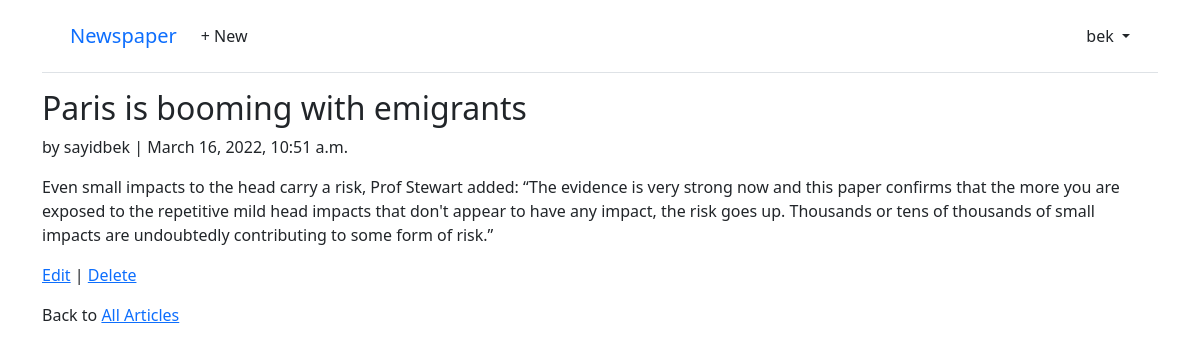
The app's page /articles/3/ (signed in) with its own data.
### accounts/models.py (models this page shows)
class CustomUser(AbstractUser):
    age = models.PositiveIntegerField(null=True, blank=True)

### articles/models.py (models this page shows, shortened)
class Article(models.Model):
    title = models.CharField(max_length=255)
    body = models.TextField()
    date = models.DateTimeField(auto_now_add=True)
    author = models.ForeignKey(
        get_user_model(),
        on_delete=models.CASCADE,
    )

### articles/views.py (the view)
# urls.py: path('<int:pk>/', views.ArticleDetailView.as_view(), name='article_detail'),
class ArticleDetailView(LoginRequiredMixin, DetailView):
    model = Article
    template_name = 'article_detail.html'

### templates/article_detail.html
{% extends 'base.html' %}
{% block content %}
    <div class="article-entry">
            <h2>{{ object.title }}</h2>
            <p>by {{ object.author }} | {{ object.date }}</p>
            <p>{{ object.body }}</p>
    </div>
    <p><a href="{% url 'article_edit' article.pk %}">Edit</a> | <a href="{% url 'article_delete' article.pk %}">Delete</a></p>
    <p>Back to <a href="{% url 'article_list' %}">All Articles</a></p>
{% endblock content %}

### templates/base.html (shortened to what this page needs)
<!DOCTYPE html>
<html>
<head>
  <link href="https://cdn.jsdelivr.net/npm/bootstrap@5.1.3/dist/css/bootstrap.min.css" rel="stylesheet">
</head>
<body>
  <div class="container">
    <header class="p-3 mb-3 border-bottom">
      <div class="container">
        <div class="d-flex flex-wrap align-items-center justify-content-center
          justify-content-lg-start">
          <a class="navbar-brand" href="{% url 'home' %}">Newspaper</a>
          <ul class="nav col-12 col-lg-auto me-lg-auto mb-2 justify-content-center
            mb-md-0">
          {% if user.is_authenticated %}
            <li><a href="{% url 'article_new' %}" class="nav-link px-2 link-dark">+ New</a></li>
          </ul>
          <div class="dropdown text-end">
            <a href="#" class="d-block link-dark text-decoration-none dropdown-toggle"
              id="dropdownUser1" data-bs-toggle="dropdown" aria-expanded="false">
              {{ user.username }}
            </a>
          </div>
          {% else %}
          </ul>
          <div class="text-end">
            <a href="{% url 'login' %}" class="btn btn-outline-primary me-2">Log In</a>
            <a href="{% url 'signup' %}" class="btn btn-primary">Sign Up</a>
          </div>
          {% endif %}
        </div>
      </div>
    </header>
    <main>
      {% block content %}
      {% endblock content %}
    </main>
  </div>
</body>
</html>

### records on screen
CustomUser: username "bek"
Article: title "Paris is booming with emigrants", author "sayidbek", date "March 16, 2022, 10:51 a.m.", body "Even small impacts to the head carry a risk, Prof Stewart added: “The evidence is very strong now and this paper confirms that the more you are exposed to the repetitive mild head impacts that don't appear to have any impact, the risk goes up. Thousands or tens of thousands of small impacts are undoubtedly contributing to some form of risk.”"
